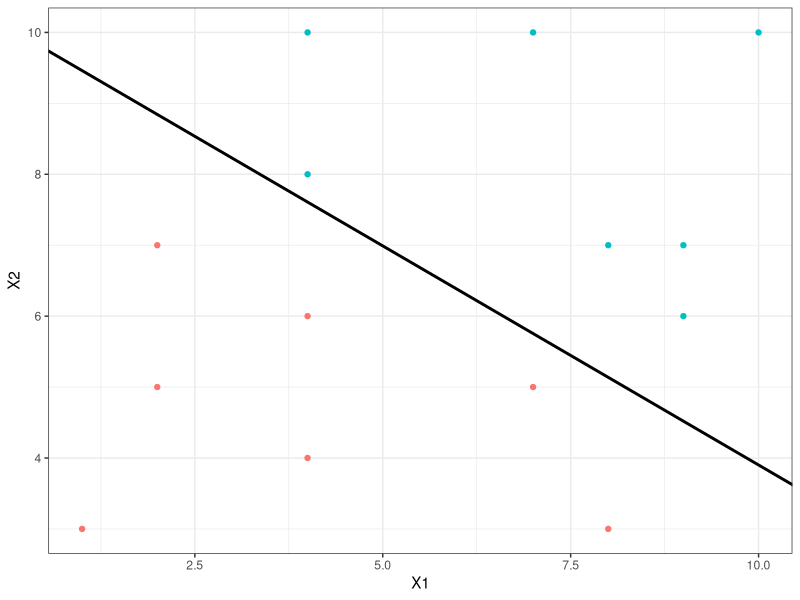

R code for this plot:
perceptron <- function(X, y, random_seed = 553){

  X <- cbind(1, X)
  set.seed(random_seed)
  w <- c(runif(n = 3, min = 0, max = 1))
  clasificaciones <- predict_clase(X = X, w = w)
  errores_clasificacion <- which((clasificaciones != y) == FALSE)
  
    while (length(errores_clasificacion) > 0){
    i <- sample(x = errores_clasificacion, size = 1)
    w <- w + X[i,] * y[i]
    clasificaciones <- predict_clase(X= X, w = w)
    errores_clasificacion <- which((clasificaciones == y) == FALSE)
  }
  return(w)
}

predict_clase <- function(X, w){
  clase_predicha <- apply(X = X, MARGIN = 1, FUN = function(x){crossprod(x, w)})
  clase_predicha <- sign(clase_predicha)
  return(clase_predicha)
}

X <- matrix(c(8, 4, 9, 7, 9, 4, 10, 2, 8, 7, 4, 4,1, 2, 7, 10, 7,
              10, 6, 8, 10, 7, 3, 5, 4, 6, 3, 5), ncol=2, byrow = FALSE)
y <- c(1, 1, 1, 1, 1, 1, 1, -1, -1, -1, -1, -1, -1, -1)

hiperplano <- perceptron(X = X, y = y)
hiperplano

library(ggplot2)
datos <- data.frame(X, y)
ggplot(data = datos, aes(x= X1, y = X2, color = as.factor(y))) +
  geom_point() +
  geom_abline(intercept = -(hiperplano[1]/hiperplano[3]),
              slope = -(hiperplano[2] / hiperplano[3]),linewidth = 1)  +
  theme_bw() +
  theme(legend.position = "none")
